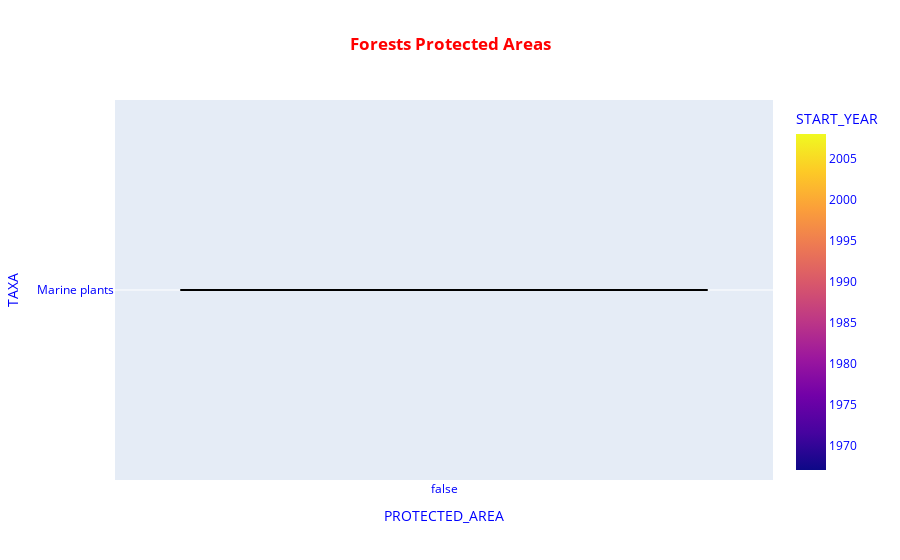

Notebook cell for this chart:
### Code cell
fig=px.bar(studies.query('HABITAT=="Seaweed beds"'),x='PROTECTED_AREA',y='TAXA',color='START_YEAR',title='<b>Forests Protected Areas</b>',template='plotly')
fig.update_layout(
    title_x=0.5,
    font_color="BLUE",
    title_font_color="RED",
    legend_title_font_color="MAGENTA"
)
fig.update_traces(marker=dict(line=dict(color='#000000', width=2)))
fig.show()

### Figure 1 — Plotly figure (JSON) as saved in the notebook; plotly's stock layout.template omitted (floating-point values rounded to 4 significant figures)
{"data": [{"alignmentgroup": "True", "hovertemplate": "PROTECTED_AREA=%{x}<br>TAXA=%{y}<br>START_YEAR=%{marker.color}<extra></extra>", "legendgroup": "", "marker": {"color": [1992, 1967, 1985, 1982, 2008, 2008], "coloraxis": "coloraxis", "line": {"color": "#000000", "width": 2}, "pattern": {"shape": ""}}, "name": "", "offsetgroup": "", "orientation": "v", "showlegend": false, "textposition": "auto", "type": "bar", "x": [false, false, false, false, false, false], "xaxis": "x", "y": ["Marine plants", "Marine plants", "Marine plants", "Marine plants", "Marine plants", "Marine plants"], "yaxis": "y"}], "layout": {"barmode": "relative", "coloraxis": {"colorbar": {"title": {"text": "START_YEAR"}}, "colorscale": [[0, "#0d0887"], [0.1111, "#46039f"], [0.2222, "#7201a8"], [0.3333, "#9c179e"], [0.4444, "#bd3786"], [0.5556, "#d8576b"], [0.6667, "#ed7953"], [0.7778, "#fb9f3a"], [0.8889, "#fdca26"], [1, "#f0f921"]]}, "font": {"color": "BLUE"}, "legend": {"title": {"font": {"color": "MAGENTA"}}, "tracegroupgap": 0}, "title": {"font": {"color": "RED"}, "text": "<b>Forests Protected Areas</b>", "x": 0.5}, "xaxis": {"anchor": "y", "domain": [0, 1], "title": {"text": "PROTECTED_AREA"}}, "yaxis": {"anchor": "x", "domain": [0, 1], "title": {"text": "TAXA"}}}}
